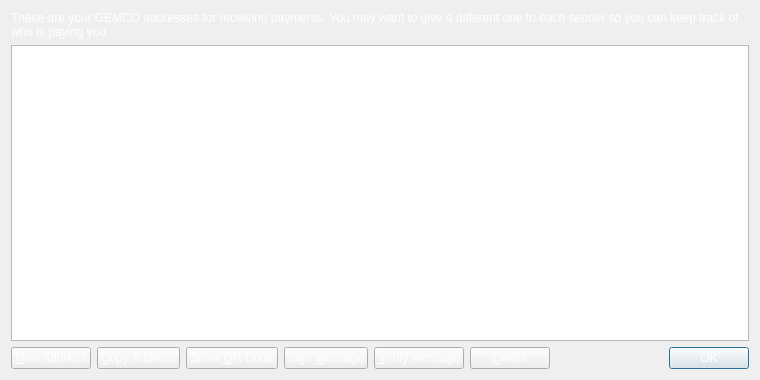
<?xml version="1.0" encoding="UTF-8"?>
<ui version="4.0">
 <class>AddressBookPage</class>
 <widget class="QWidget" name="AddressBookPage">
  <property name="geometry">
   <rect>
    <x>0</x>
    <y>0</y>
    <width>760</width>
    <height>380</height>
   </rect>
  </property>
  <property name="windowTitle">
   <string>Address Book</string>
  </property>
  <property name="styleSheet">
   <string notr="true">background-image: url(:/images/bg2);
color: rgb(255, 255, 255);</string>
  </property>
  <layout class="QVBoxLayout" name="verticalLayout">
   <item>
    <widget class="QLabel" name="labelExplanation">
     <property name="text">
      <string>These are your GEMCO addresses for receiving payments. You may want to give a different one to each sender so you can keep track of who is paying you.</string>
     </property>
     <property name="textFormat">
      <enum>Qt::PlainText</enum>
     </property>
     <property name="wordWrap">
      <bool>true</bool>
     </property>
    </widget>
   </item>
   <item>
    <widget class="QTableView" name="tableView">
     <property name="contextMenuPolicy">
      <enum>Qt::CustomContextMenu</enum>
     </property>
     <property name="toolTip">
      <string>Double-click to edit address or label</string>
     </property>
     <property name="tabKeyNavigation">
      <bool>false</bool>
     </property>
     <property name="alternatingRowColors">
      <bool>true</bool>
     </property>
     <property name="selectionMode">
      <enum>QAbstractItemView::SingleSelection</enum>
     </property>
     <property name="selectionBehavior">
      <enum>QAbstractItemView::SelectRows</enum>
     </property>
     <property name="sortingEnabled">
      <bool>true</bool>
     </property>
     <attribute name="verticalHeaderVisible">
      <bool>false</bool>
     </attribute>
    </widget>
   </item>
   <item>
    <layout class="QHBoxLayout" name="horizontalLayout">
     <item>
      <widget class="QPushButton" name="newAddressButton">
       <property name="toolTip">
        <string>Create a new address</string>
       </property>
       <property name="text">
        <string>&amp;New Address</string>
       </property>
       <property name="icon">
        <iconset resource="../bitcoin.qrc">
         <normaloff>:/icons/add</normaloff>:/icons/add</iconset>
       </property>
      </widget>
     </item>
     <item>
      <widget class="QPushButton" name="copyToClipboard">
       <property name="toolTip">
        <string>Copy the currently selected address to the system clipboard</string>
       </property>
       <property name="text">
        <string>&amp;Copy Address</string>
       </property>
       <property name="icon">
        <iconset resource="../bitcoin.qrc">
         <normaloff>:/icons/editcopy</normaloff>:/icons/editcopy</iconset>
       </property>
      </widget>
     </item>
     <item>
      <widget class="QPushButton" name="showQRCode">
       <property name="text">
        <string>Show &amp;QR Code</string>
       </property>
       <property name="icon">
        <iconset resource="../bitcoin.qrc">
         <normaloff>:/icons/qrcode</normaloff>:/icons/qrcode</iconset>
       </property>
      </widget>
     </item>
     <item>
      <widget class="QPushButton" name="signMessage">
       <property name="toolTip">
        <string>Sign a message to prove you own a GEMCO address</string>
       </property>
       <property name="text">
        <string>Sign &amp;Message</string>
       </property>
       <property name="icon">
        <iconset resource="../bitcoin.qrc">
         <normaloff>:/icons/edit</normaloff>:/icons/edit</iconset>
       </property>
      </widget>
     </item>
     <item>
      <widget class="QPushButton" name="verifyMessage">
       <property name="toolTip">
        <string>Verify a message to ensure it was signed with a specified GEMCO address</string>
       </property>
       <property name="text">
        <string>&amp;Verify Message</string>
       </property>
       <property name="icon">
        <iconset resource="../bitcoin.qrc">
         <normaloff>:/icons/transaction_0</normaloff>:/icons/transaction_0</iconset>
       </property>
      </widget>
     </item>
     <item>
      <widget class="QPushButton" name="deleteButton">
       <property name="toolTip">
        <string>Delete the currently selected address from the list</string>
       </property>
       <property name="text">
        <string>&amp;Delete</string>
       </property>
       <property name="icon">
        <iconset resource="../bitcoin.qrc">
         <normaloff>:/icons/remove</normaloff>:/icons/remove</iconset>
       </property>
      </widget>
     </item>
     <item>
      <spacer name="horizontalSpacer">
       <property name="orientation">
        <enum>Qt::Horizontal</enum>
       </property>
       <property name="sizeHint" stdset="0">
        <size>
         <width>40</width>
         <height>20</height>
        </size>
       </property>
      </spacer>
     </item>
     <item>
      <widget class="QDialogButtonBox" name="buttonBox">
       <property name="sizePolicy">
        <sizepolicy hsizetype="Maximum" vsizetype="Fixed">
         <horstretch>0</horstretch>
         <verstretch>0</verstretch>
        </sizepolicy>
       </property>
       <property name="standardButtons">
        <set>QDialogButtonBox::Ok</set>
       </property>
      </widget>
     </item>
    </layout>
   </item>
  </layout>
 </widget>
 <resources>
  <include location="../bitcoin.qrc"/>
 </resources>
 <connections/>
</ui>
